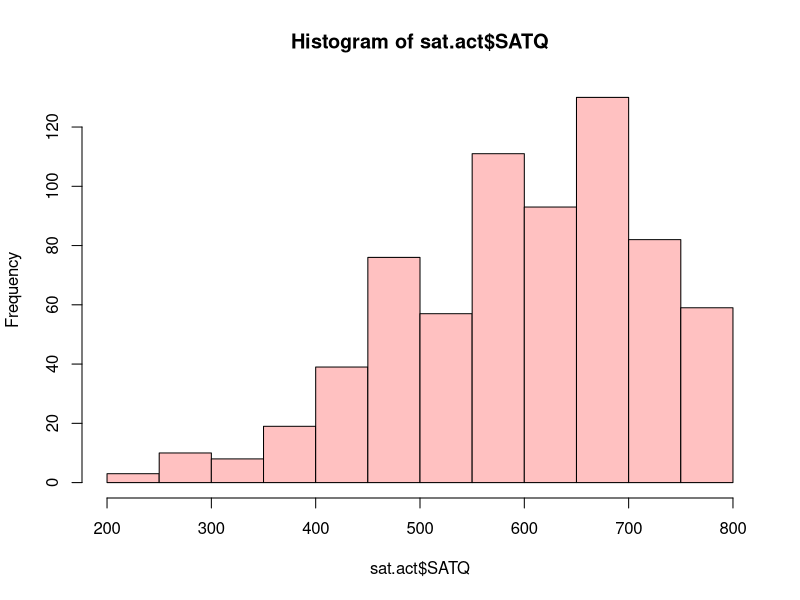
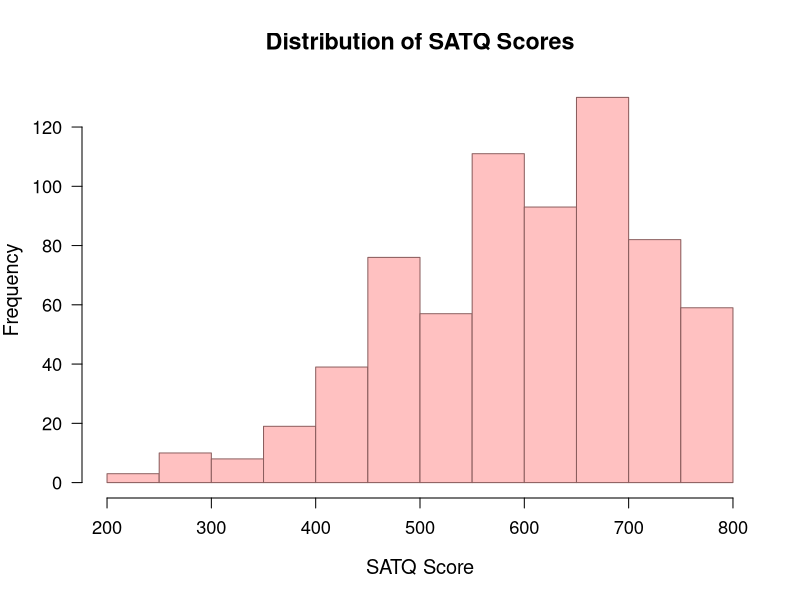
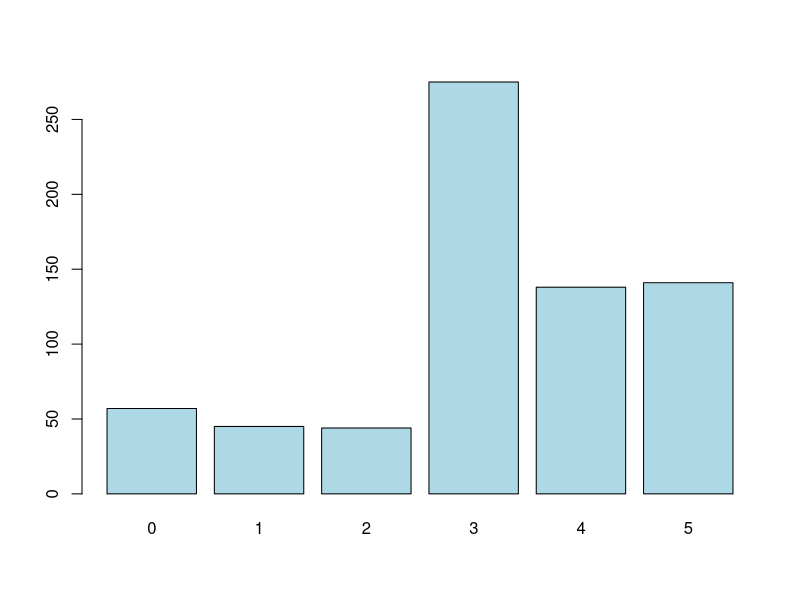
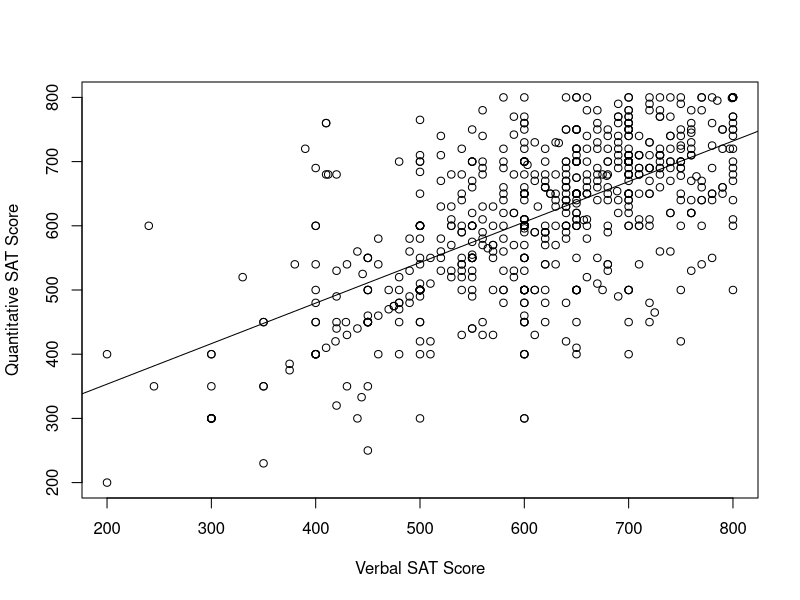

Generate these figures, in order, with R:
# Working with Data (Data in a Package)
############################################################

# There are three types of ways we can access data in R.
# We can type it out manually/"by hand" -- this is really rare (1)
# We can get it from a package (2) OR
# We can import it (3) 

# Let's ignore the first one and talk about (2) and (3)

# To import data from a package we first have to install and load the package
# Then we have access to all of the content inside.

##########################################################
# ACCESSING DATA THAT LIVES IN A PACKAGE ####

# a) make sure you have the package installed
# remove the hashtag from the next line and run it if you don't have the psych package installed yet
# install.packages("psych")

# b) load the package
library(psych)

# c) call (request) the data in the package
data(sat.act) # take a look at your environment - the data has appeared along with
# <Promise> which is basically a placeholder - it will load it into
# memory once we actually use it

# d) explore!
# The head() function
head(sat.act) # take a look in your environment now - now we actually see some information
# about the data. We have 700 observations of 6 variables.
# The head() function will show us the first six rows of our data.
# I ALWAYS use the head function for new data I am exploring because
# I want to make sure that everything looks as it should - I am seeing
# numbers where numbers should be, characters where characters should be, etc.
# by default head() displays the first six entries, but you could change this 
# using the n argument
head(sat.act, n = 20)

# The tail() function - same as head() but displays the last six rows of the data
tail(sat.act)

# Take a look at at these columns - education is entered in using numbers, with higher numbers
# probably corresponding to higher levels of education, gender also has numeric codes.
# To see what the numbers mean we can ask to get some additional information on the dataset using
?sat.act # this only works because our dataset has come from a package. We couldn't do this
# on a dataset we have imported.

# From the help file we can see that the dataset has coded education ranging from high school = 1 to
# Graduate work = 5
# What about the rest of the labels? We see the ranges for SATV (SAT verbal), SATQ (Sat Quantitative), ACT
# gender appears to be dichotomously coded here with males = 1, females = 2
# The amount of detail on these datasets in R (just like R functions), will definitely vary with the package
# some help files are going to be INCREDIBLE while other ones will be a little more sparse.

# Let's do some more exploring
# The str() function
str(sat.act) # all of these variables are integers - meaning they are whole numbers
# note then that if we wanted R to treat something like education as a categorical
# variable (e.g., high school, grad school, etc) we would probably need to do some
# fiddling

# What if you want to see the entire dataset?
# Two options:
# click the mini spreadsheet icon beside your data in the environment OR
# the View() function
View(sat.act) # this will allow you to view the entire dataset in another tab
# in my opinion, R isn't fantastic for viewing data like this...

# what if I wanted to see the column names? Here we only have six columns but we might have
# hundreds!
# The colnames() function
colnames(sat.act) # See the quotation marks around the variable names? This is exactly how the
# variables are stored internally in R. This is a *really important* detail.
# Sometimes, especially when you import data from CSVs or Excel, variables will
# have unexpected characters — extra spaces, stray punctuation, uppercase/lowercase
# differences, or underscores you didn’t expect.

# For example:
# "education  "  is *not* the same as  "education"
# There are two extra spaces in the first one!
# R needs the variable name to match *exactly*, down to every letter, space,
# and symbol. If the name is even slightly off, R won’t recognize it.
# This is very common when working with real data and can be a pain.
# The good news is: you can always rename variables to something clean and simple.

# We can see how many rows there are using nrow()
nrow(sat.act) # 700 observations - which is what we see in our environment.

# we can do the same thing with columns using ncol()
ncol(sat.act)

# there are also summary functions to summarize our data
summary(sat.act) # ranges, means, medians
describe(sat.act) # I love this function from the psych package! We will be using it a lot
# What do you notice about the SATQ variable?


# What if we want to access a variable in a dataset?
# We use the $ operator!
# The text to the left of the dollar sign is the data frame, the text the right is the column
# we would like to see
sat.act$education # this is all of the education data
sat.act$ACT # this is all of the ACT data

# The $ operator is really useful and we will be relying on it A LOT.
# We can use the $ in tandem with other functions.
# For example:
# We can get means:
mean(sat.act$ACT)

# We can plot data with it
hist(sat.act$SATQ, col = "rosybrown1")

# Make it nicer
hist(
  sat.act$SATQ,
  breaks = 20,                              # more bins = smoother shape
  col = "rosybrown1",                          # soft rose color
  border = "#8B5E5E",                       # darker border for contrast
  main = "Distribution of SATQ Scores",     # clean, centered title
  xlab = "SATQ Score",                      # labeled x-axis
  ylab = "Frequency",                       # labeled y-axis
  cex.main = 1.4,                           # slightly larger title
  cex.lab = 1.2,                            # larger axis labels
  cex.axis = 1.1,                           # larger axis tick labels
  las = 1                                   # horizontal y-axis labels
)


# For variables like education it may not be as useful to see statistics means and medians
# (remember we have categories)
# so the describe function may not be as useful
describe(sat.act)
describe(sat.act$education) # this is just for education - same thing but cleaner
table(sat.act$education) # table will do a better job to see the spread

education_table <- table(sat.act$education) # you can save this table, notice the 0, range is 1-5
barplot(education_table, col = "lightblue") # and create a bar graph to visualize the spread!


# we will talk about correlations in more detail during another week - but because its on your assignment,
# I want to show you a preview now (if you would like to get ahead!)

# we can see how related verbal and quantitative SAT scores are

# we can do this with a scatterplot
plot(sat.act$SATV, sat.act$SATQ, xlab = "Verbal SAT Score",
                                 ylab = "Quantitative SAT Score")


# we can add a line that summarizes the association
abline(lm(sat.act$SATV ~ sat.act$SATQ), data = sat.act)

# we can calculate the correlation
cor(sat.act$SATV, sat.act$SATQ, use = "complete.obs") # the use complete means that we will only use pairs
                                                      # where nothing is missing
